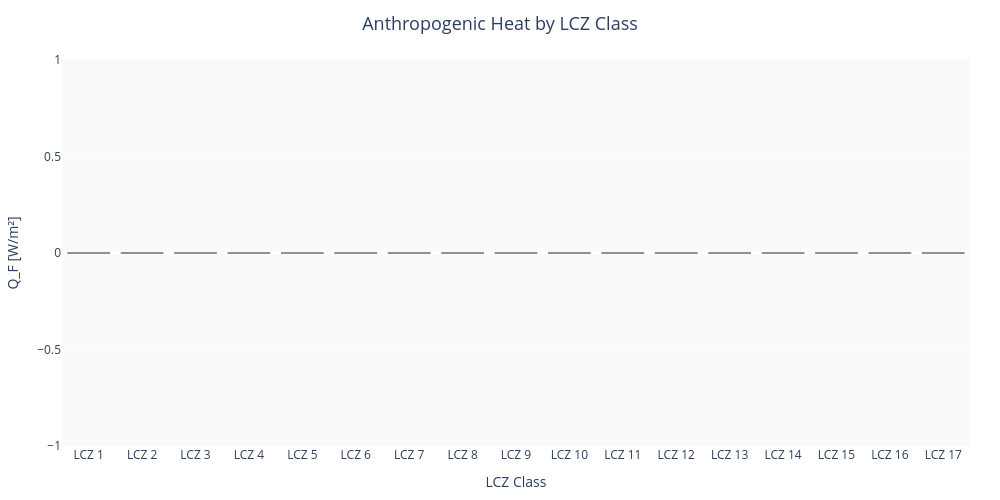

The cell this chart's notebook holds for it:
### Markdown cell above
**Lendo a saída do `simple`**: `qf_simple.stats["total_mean"]` é o fluxo médio de calor residual, ponderado pela área, em todo o raster de Vaduz — uma pequena cidade alpina, portanto espere um valor modesto, dominado pelas classes residenciais de baixa densidade realmente presentes nessa área. O detalhamento por `per_class` mostra o Q_F de ponto médio fixo atribuído a cada classe encontrada no raster; todo pixel de uma dada classe recebe um valor idêntico aqui, por construção. O heatmap (ou gráfico de barras, se a entrada fosse 1-D) torna o contraste espacial entre cobertura construída e natural imediatamente visível.

### Code cell
qf_detailed = lcz_anthropogenic_heat(lcz_valid, method="detailed")

print("Area-weighted mean Q_F (detailed):", round(qf_detailed.stats["total_mean"], 2), "W/m2")
for cls, s in sorted(qf_detailed.stats["per_class"].items()):
    print(f"  LCZ {cls:>2}: mean={s['mean']:.1f} W/m2  (n={s['count']} px)")

qf_detailed.plot

### Figure 1 — Plotly figure (JSON) as saved in the notebook; plotly's stock layout.template omitted (floating-point values rounded to 4 significant figures)
{"data": [{"marker": {"color": ["#CC0000", "#CC0000", "#CC0000", "#CC0000", "#CC0000", "#CC0000", "#CC0000", "#CC0000", "#CC0000", "#CC0000", "#228B22", "#228B22", "#228B22", "#228B22", "#228B22", "#228B22", "#228B22"], "line": {"color": "black", "width": 0.5}}, "type": "bar", "x": ["LCZ 1", "LCZ 2", "LCZ 3", "LCZ 4", "LCZ 5", "LCZ 6", "LCZ 7", "LCZ 8", "LCZ 9", "LCZ 10", "LCZ 11", "LCZ 12", "LCZ 13", "LCZ 14", "LCZ 15", "LCZ 16", "LCZ 17"], "y": [0, 0, 0, 0, 0, 0, 0, 0, 0, 0, 0, 0, 0, 0, 0, 0, 0]}], "layout": {"height": 500, "margin": {"b": 50, "l": 60, "r": 30, "t": 60}, "paper_bgcolor": "white", "plot_bgcolor": "#fafafa", "title": {"font": {"size": 18}, "text": "Anthropogenic Heat by LCZ Class", "x": 0.5, "xanchor": "center"}, "width": 1000, "xaxis": {"title": {"text": "LCZ Class"}}, "yaxis": {"title": {"text": "Q_F [W/m²]"}}}}
